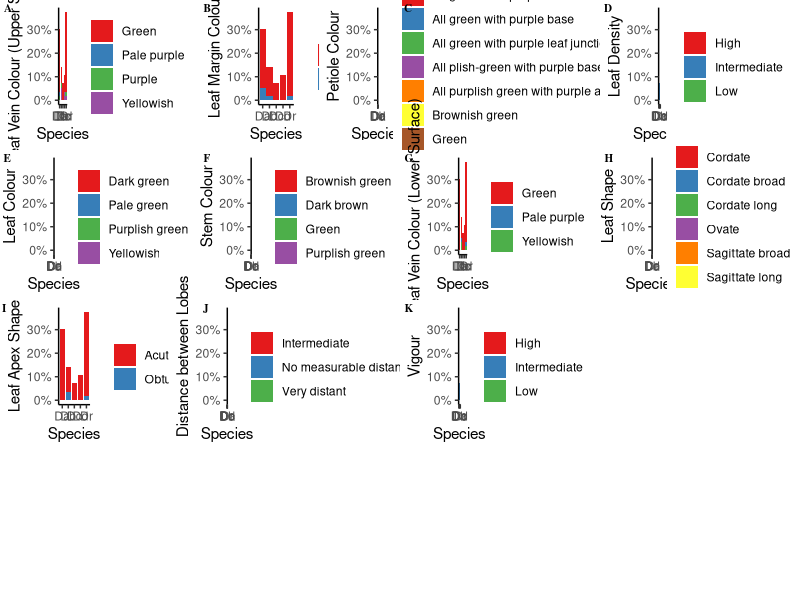
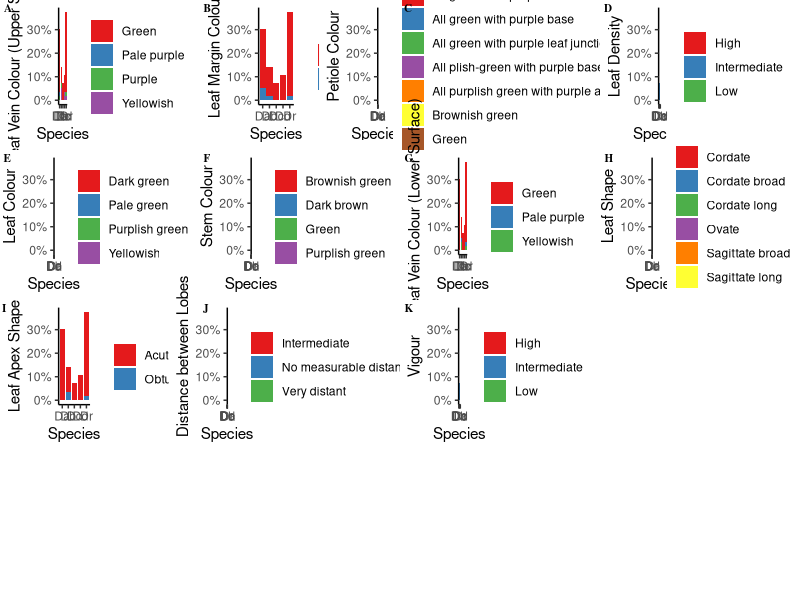

Write R code to recreate these figures, in order. (Note: this script raises an error after producing the figures.)
############################################################################
############################################################################
###                                                                      ###
###                       FIELD DATA VISUALIZATION                       ###
###                                                                      ###
############################################################################
############################################################################


library(tidyverse)
library(readxl)
library(cowplot)
theme_set(theme_classic())

data1 <- read_excel('Data/Copy of Field data Mature trait.xlsx')


data1 <- data1 %>% mutate(across(.cols = c(1:2),.fns = factor))

# Vigour
p11 <- data1 %>% count(Species,Category...4) %>%
  mutate(Perc_Stem_Color=n/sum(n)) %>%
  ggplot(mapping = aes(x = Species,y = Perc_Stem_Color,fill=Category...4))+
  geom_col()+labs(y='Vigour',fill='')+
  scale_y_continuous(labels = scales::percent)+
  scale_fill_brewer(palette = 'Set1')




# Stem Color
p1 <- data1 %>% count(Species,Category...6) %>%
  mutate(Perc_Stem_Color=n/sum(n)) %>%
  ggplot(mapping = aes(x = Species,y = Perc_Stem_Color,fill=Category...6))+
  geom_col()+labs(y='Stem Colour',fill='')+
  scale_y_continuous(labels = scales::percent)+
  scale_fill_brewer(palette = 'Set1')

# p1 <- ggplot(data = data1,mapping = aes(x = Species,y = `Stem Colour`,fill=Category...6))+geom_col()+scale_fill_brewer(name='',palette = 'Set1')+
#   theme(axis.title.y = element_text(family = 'serif',size = 10))


# Leaf Margin color

p2 <- data1 %>% count(Species,Category...8) %>%
  mutate(Perc_Stem_Color=n/sum(n)) %>%
  ggplot(mapping = aes(x = Species,y = Perc_Stem_Color,fill=Category...8))+
  geom_col()+labs(y='Leaf Margin Colour',fill='')+
  scale_y_continuous(labels = scales::percent)+
  scale_fill_brewer(palette = 'Set1')


#
# p2 <- ggplot(data = data1,mapping = aes(x = Species,y = `Leaf Margin Colour`,fill=Category...8))+geom_col()+
#   scale_fill_brewer(name='',palette = 'Set1')+
#   theme(axis.title.y = element_text(family = 'serif',size = 10))


# Petiole Colour
p3<- data1 %>% count(Species,Category...10) %>%
  mutate(Perc_Stem_Color=n/sum(n)) %>%
  ggplot(mapping = aes(x = Species,y = Perc_Stem_Color,fill=Category...10))+
  geom_col()+labs(y='Petiole Colour',fill='')+
  scale_y_continuous(labels = scales::percent)+
  scale_fill_brewer(palette = 'Set1')



# p3 <- ggplot(data = data1,aes(x = Species,y = `Petiole Colour`,fill=Category...10))+
#   geom_col()+
#   scale_fill_brewer(name='',palette = 'Set1')+
#   theme(axis.title.y = element_text(family = 'serif',size = 10))


# Leaf density
p4 <- data1 %>% count(Species,Category...12) %>%
  mutate(Perc_Stem_Color=n/sum(n)) %>%
  ggplot(mapping = aes(x = Species,y = Perc_Stem_Color,fill=Category...12))+
  geom_col()+labs(y='Leaf Density',fill='')+
  scale_y_continuous(labels = scales::percent)+
  scale_fill_brewer(palette = 'Set1')



# p4 <- ggplot(data = data1,aes(x = Species,y = `Leaf density`,fill=Category...12))+
#   geom_col()+
#   scale_fill_brewer(name='',palette = 'Set1')+
#   theme(axis.title.y = element_text(family = 'serif',size = 10))

# Leaf Colour
p5 <- data1 %>% count(Species,Category...14) %>%
  mutate(Perc_Stem_Color=n/sum(n)) %>%
  ggplot(mapping = aes(x = Species,y = Perc_Stem_Color,fill=Category...14))+
  geom_col()+labs(y='Leaf Colour',fill='')+
  scale_y_continuous(labels = scales::percent)+
  scale_fill_brewer(palette = 'Set1')



# p5 <- ggplot(data = data1,aes(x = Species,y = `Leaf Colour-`,fill=Category...14))+
#   geom_col()+
#   scale_fill_brewer(name='',palette = 'Set1')+
#   theme(axis.title.y = element_text(family = 'serif',size = 10))

# Leaf Vein Colour Upper

p6 <- data1 %>% count(Species,Category...16) %>%
  mutate(Perc_Stem_Color=n/sum(n)) %>%
  ggplot(mapping = aes(x = Species,y = Perc_Stem_Color,fill=Category...16))+
  geom_col()+labs(y='Leaf Vein Colour (Upper Surface)',fill='')+
  scale_y_continuous(labels = scales::percent)+
  scale_fill_brewer(palette = 'Set1')


# p6 <- ggplot(data = data1,aes(x = Species,y = `Leaf vein colour(Upper Surface)`,fill=Category...16))+
#   geom_col()+
#   scale_fill_brewer(name='',palette = 'Set1')+
#   theme(axis.title.y = element_text(family = 'serif',size = 10))


# Leaf Vein Colour (Lower Surface)
p7 <- data1 %>% count(Species,Category...18) %>%
  mutate(Perc_Stem_Color=n/sum(n)) %>%
  ggplot(mapping = aes(x = Species,y = Perc_Stem_Color,fill=Category...18))+
  geom_col()+labs(y='Leaf Vein Colour (Lower Surface)',fill='')+
  scale_y_continuous(labels = scales::percent)+
  scale_fill_brewer(palette = 'Set1')


# p7 <- ggplot(data = data1,aes(x = Species,y = `Leaf vein colour(Lower Surface)`,fill=Category...18))+
#   geom_col()+
#   scale_fill_brewer(name='',palette = 'Set1')+
#   theme(axis.title.y = element_text(family = 'serif',size = 10))



# Leaf Shape

p8 <- data1 %>% count(Species,Category...20) %>%
  mutate(Perc_Stem_Color=n/sum(n)) %>%
  ggplot(mapping = aes(x = Species,y = Perc_Stem_Color,fill=Category...20))+
  geom_col()+labs(y='Leaf Shape',fill='')+
  scale_y_continuous(labels = scales::percent)+
  scale_fill_brewer(palette = 'Set1')


# p8 <- ggplot(data = data1,aes(x = Species,y = `Leaf Shape`,fill=Category...20))+
#   geom_col()+
#   scale_fill_brewer(name='',palette = 'Set1')


# Leaf Apex Shape
p9 <- data1 %>% count(Species,Category...22) %>%
  mutate(Perc_Stem_Color=n/sum(n)) %>%
  ggplot(mapping = aes(x = Species,y = Perc_Stem_Color,fill=Category...22))+
  geom_col()+labs(y='Leaf Apex Shape',fill='')+
  scale_y_continuous(labels = scales::percent)+
  scale_fill_brewer(palette = 'Set1')


# p9 <- ggplot(data = data1,aes(x = Species,y = `Leaf apex shape`,fill=Category...22))+
#   geom_col()+
#   scale_fill_brewer(name='',palette = 'Set1')+
#   theme(axis.title.y = element_text(family = 'serif',size = 10))

# Distance between lobes
p10 <- data1 %>% count(Species,Category...24) %>%
  mutate(Perc_Stem_Color=n/sum(n)) %>%
  ggplot(mapping = aes(x = Species,y = Perc_Stem_Color,fill=Category...24))+
  geom_col()+labs(y='Distance between Lobes',fill='')+
  scale_y_continuous(labels = scales::percent)+
  scale_fill_brewer(palette = 'Set1')



# p10 <- ggplot(data = data1,aes(x = Species,y = `Distance between lobes`,fill=Category...24))+
#   geom_col()+
#   scale_fill_brewer(name='',palette = 'Set1')+
#   theme(axis.title.y = element_text(family = 'serif',size = 10))
#

plot_grid(p6,p2,p3,p4,p5,p1,p7,p8,p9,p10,p11,nrow = 4,ncol = 4,rel_widths = c(1,1),labels = 'AUTO',label_size = 8,label_fontfamily = 'serif')


ggsave(path = here::here('Plot'),'Field.png',width = 26,height = 12,dpi = 450)




# Analysis for Pot Experiment

data <- read_excel('Data/Copy of Mature trait data pot exp.xlsx')

# Stem Color for Pot Experiment

p12 <- data %>% count(Specie,Category...4) %>%
  mutate(Perc_Stem_Color=n/sum(n)) %>%
  ggplot(mapping = aes(x = Specie,y = Perc_Stem_Color,fill=Category...4))+
  geom_col()+labs(y='Stem Colour',fill='')+
  scale_y_continuous(labels = scales::percent)+
  scale_fill_brewer(palette = 'Set1')


# ggplot(data = data,aes(x = Specie,`Stem Colour`,fill=Category...4))+geom_col()+scale_fill_brewer(name='',palette = 'Set1')+
# theme(axis.title.y = element_text(family = 'serif',size = 10))


# Leaf Color
p13 <- data %>% count(Specie,Category...6) %>%
  mutate(Perc_Stem_Color=n/sum(n)) %>%
  ggplot(mapping = aes(x = Specie,y = Perc_Stem_Color,fill=Category...6))+
  geom_col()+labs(y='Leaf Colour',fill='')+
  scale_y_continuous(labels = scales::percent)+
  scale_fill_brewer(palette = 'Set1')


# ggplot(data = data,aes(x = Specie,`Leaf colour`,fill=Category...6))+geom_col()+scale_fill_brewer(name='',palette = 'Set1')+
# theme(axis.title.y = element_text(family = 'serif',size = 14))

# Leaf Margin Color
p14 <- data %>% count(Specie,Category...8) %>%
  mutate(Perc_Stem_Color=n/sum(n)) %>%
  ggplot(mapping = aes(x = Specie,y = Perc_Stem_Color,fill=Category...8))+
  geom_col()+labs(y='Margin Colour',fill='')+
  scale_y_continuous(labels = scales::percent)+
  scale_fill_brewer(palette = 'Set1')


# ggplot(data = data,aes(x = Specie,`Leaf margin colour`,fill=Category...8))+geom_col()+scale_fill_brewer(name='',palette = 'Set1')+
#   theme(axis.title.y = element_text(family = 'serif',size = 14))

# Leaf Vein Color (US)
p15 <- data %>% count(Specie,Category...10) %>%
  mutate(Perc_Stem_Color=n/sum(n)) %>%
  ggplot(mapping = aes(x = Specie,y = Perc_Stem_Color,fill=Category...10))+
  geom_col()+labs(y='Leaf Vein Colour (US)',fill='')+
  scale_y_continuous(labels = scales::percent)+
  scale_fill_brewer(palette = 'Set1')


# Leaf Vein Color (LS)
p16 <- data %>% count(Specie,Category...12) %>%
  mutate(Perc_Stem_Color=n/sum(n)) %>%
  ggplot(mapping = aes(x = Specie,y = Perc_Stem_Color,fill=Category...12))+
  geom_col()+labs(y='Leaf Vein Colour (LS)',fill='')+
  scale_y_continuous(labels = scales::percent)+
  scale_fill_brewer(palette = 'Set1')


# Petiole Colour
p17 <- data %>% count(Specie,Category...14) %>%
  mutate(Perc_Stem_Color=n/sum(n)) %>%
  ggplot(mapping = aes(x = Specie,y = Perc_Stem_Color,fill=Category...14))+
  geom_col()+labs(y='Petiole Colour',fill='')+
  scale_y_continuous(labels = scales::percent)+
  scale_fill_brewer(palette = 'Set1')

# Tip Color
p18 <- data %>% count(Specie,Category...16) %>%
  mutate(Perc_Stem_Color=n/sum(n)) %>%
  ggplot(mapping = aes(x = Specie,y = Perc_Stem_Color,fill=Category...16))+
  geom_col()+labs(y='Tip Colour',fill='')+
  scale_y_continuous(labels = scales::percent)+
  scale_fill_brewer(palette = 'Set1')

# Vigour
p19 <- data %>% count(Specie,Category...18) %>%
  mutate(Perc_Stem_Color=n/sum(n)) %>%
  ggplot(mapping = aes(x = Specie,y = Perc_Stem_Color,fill=Category...18))+
  geom_col()+labs(y='Vigour',fill='')+
  scale_y_continuous(labels = scales::percent)+
  scale_fill_brewer(palette = 'Set1')


# Leaf Shape
p20 <- data %>% count(Specie,Category...20) %>%
  mutate(Perc_Stem_Color=n/sum(n)) %>%
  ggplot(mapping = aes(x = Specie,y = Perc_Stem_Color,fill=Category...20))+
  geom_col()+labs(y='Leaf Shape',fill='')+
  scale_y_continuous(labels = scales::percent)+
  scale_fill_brewer(palette = 'Set1')


# Leaf Vein Color
p21 <- data %>% count(Specie,Category...22) %>%
  mutate(Perc_Stem_Color=n/sum(n)) %>%
  ggplot(mapping = aes(x = Specie,y = Perc_Stem_Color,fill=Category...22))+
  geom_col()+labs(y='Leaf Apex Shape',fill='')+
  scale_y_continuous(labels = scales::percent)+
  scale_fill_brewer(palette = 'Set1')

# Leaf Vein Color
p22 <- data %>% count(Specie,Category...24) %>%
  mutate(Perc_Stem_Color=n/sum(n)) %>%
  ggplot(mapping = aes(x = Specie,y = Perc_Stem_Color,fill=Category...24))+
  geom_col()+labs(y='Leaf Density',fill='')+
  scale_y_continuous(labels = scales::percent)+
  scale_fill_brewer(palette = 'Set1')


plot_grid(p12,p13,p14,p15,p16,p17,p18,p19,p20,p21,p22,nrow = 4,ncol = 4,rel_widths = c(1,1),labels = 'AUTO',label_size = 8,label_fontfamily = 'serif')


ggsave(path = here::here('Plot'),'Pot.png',width = 26,height = 12,dpi = 450)
